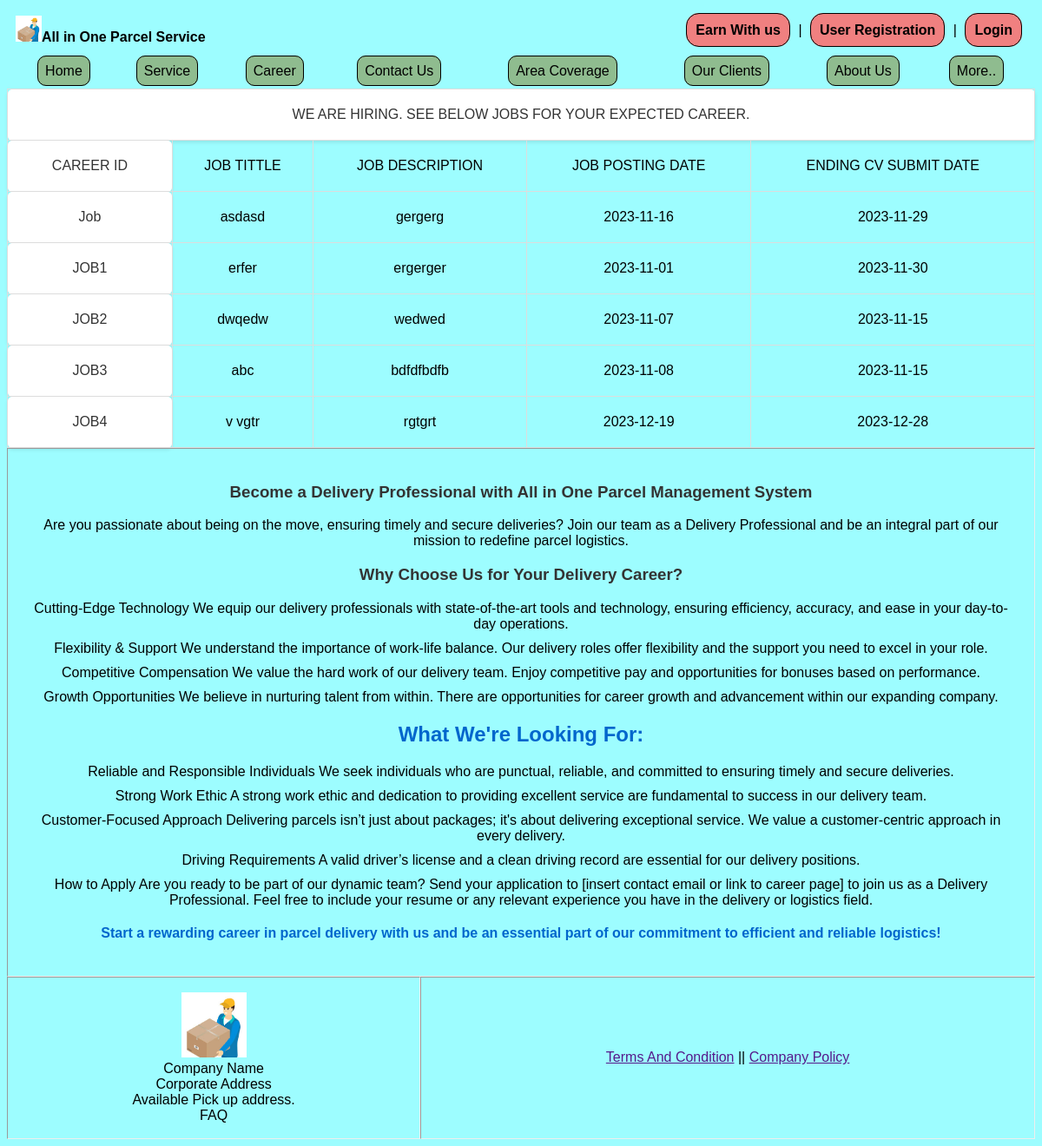
Page /view/career.php (signed in) on the committed database.
### tables this page shows
CREATE TABLE `careerpanel` (
  `careerID` varchar(10) NOT NULL,
  `jobTittle` varchar(50) NOT NULL,
  `jobDescription` varchar(200) NOT NULL,
  `postingDate` date NOT NULL,
  `endingDate` date NOT NULL
);

### model/CareerPanelModel.php (called while the page is built, shortened)
<?php
function getAllCarrer()
{
    $con = getConnection();
    $sql = "select * from careerpanel;";
    $result = mysqli_query($con, $sql);
    $career = [];
    while ($row = mysqli_fetch_array($result)) {
        array_push($career, $row);
    }
    return $career;
}
?>

### view/career.php (the view, shortened to what this page needs)
<?php
require_once('../model/CareerPanelModel.php');
$career = getAllCarrer();
?>
<!DOCTYPE html>
<html lang="en">
<head>
    <link rel="stylesheet" href="../asset/css/homepageStyle.css">
    <link rel="stylesheet" href="../asset/css/careerStyle.css">
</head>
<body>
    <form method="post"
        style="font-family: 'Lucida Sans', 'Lucida Sans Regular', 'Lucida Grande', 'Lucida Sans Unicode', Geneva, Verdana, sans-serif;">
        <table border="0" cellspacing="0" cellpadding="10" width="100%">
            <tr>
                <td><img src="../asset/clogo.png" alt="" height="30px"><b>All in One Parcel Service</td>
                <td align="right" id="mainlink">
                    <a href="./delivermanReg.php"> Earn With us</a> |
                    <a href="./userRegistration.php"> User Registration</a> |
                    <a href="./userLogin.php"> Login</a>
                </td>
            </tr>
            <tr>
                <td colspan="2">
                    <table border="0" cellspacing="0" width="100%" class="navbar1">
                        <td align="center"><a href="./index.php">Home</a></td>
                        <td align="center"><a href="./homepage/service.php">Service</a></td>
                        <td align="center"><a href="./homepage/career.php">Career</a></td>
                        <td align="center"><a href="./homepage/contactus.php">Contact Us</a></td>
                        <td align="center"><a href="./homepage/areacoverage.php">Area Coverage</a></td>
                        <td align="center"><a href="./homepage/ourclients.php">Our Clients</a></td>
                        <td align="center"><a href="./homepage/aboutus.php">About Us</a></td>
                        <td align="center"><a href="./homepage/more.php">More..</a></td>
                    </table>
                </td>
            </tr>
        </table>
        <table border="1" cellspacing="0" align="center" width="100%" cellpadding="10" id="jobtable">
            <tr>
                <td colspan="5" align="center">
                    WE ARE HIRING. SEE BELOW JOBS FOR YOUR EXPECTED CAREER.
                </td>
            </tr>
            <tr>
                <td align="center">CAREER ID</td>
                <td align="center">JOB TITTLE</td>
                <td align="center">JOB DESCRIPTION</td>
                <td align="center">JOB POSTING DATE</td>
                <td align="center">ENDING CV SUBMIT DATE</td>
                <?php for ($i = 0; $i < count($career); $i++) { ?>
                <tr>
                    <td align="center">
                        <?= $career[$i]['careerID'] ?>
                    </td>
                    <td align="center">
                        <?= $career[$i]['jobTittle'] ?>
                    </td>
                    <td align="center">
                        <?= $career[$i]['jobDescription'] ?>
                    </td>
                    <td align="center">
                        <?= $career[$i]['postingDate'] ?>
                    </td>
                    <td align="center">
                        <?= $career[$i]['endingDate'] ?>
                    </td>
                </tr>
            <?php } ?>
            </tr>
        </table>
        <table border="1" cellspacing="0" cellpadding="8" width="100%" id="container">
            <tr>
                <td align="center">
                    <h3>
                        Become a Delivery Professional with All in One Parcel Management System
                    </h3>
                    <p class="content">
                        Are you passionate about being on the move, ensuring timely and secure deliveries?
                        Join our team
                        as
                        a Delivery Professional and be an integral part of our mission to redefine parcel
                        logistics.
                    </p>
                    <p class="content">
                    <h3>
                        Why Choose Us for Your Delivery Career?
                    </h3>
                    </p>
                    <p class="content">
                        Cutting-Edge Technology
                        We equip our delivery professionals with state-of-the-art tools and technology,
                        ensuring
                        efficiency,
                        accuracy, and ease in your day-to-day operations.
                    </p>
                    <p class="content">
                        Flexibility & Support
                        We understand the importance of work-life balance. Our delivery roles offer
                        flexibility and the
                        support you need to excel in your role.
                    </p>
                    <p class="content">
                        Competitive Compensation
                        We value the hard work of our delivery team. Enjoy competitive pay and opportunities
                        for bonuses
                        based on performance.
                    </p>
                    <p class="content">
                        Growth Opportunities
                        We believe in nurturing talent from within. There are opportunities for career
                        growth and
                        advancement within our expanding company.
                    </p>
                    <p class="content">
                    <h2>
                        What We're Looking For:
                    </h2>
                    </p>
                    <p class="content">
                        Reliable and Responsible Individuals
                        We seek individuals who are punctual, reliable, and committed to ensuring timely and
                        secure
                        deliveries.
                    </p>
                    <p class="content">
                        Strong Work Ethic
                        A strong work ethic and dedication to providing excellent service are fundamental to
                        success in
                        our
                        delivery team.
                    </p>
                    <p class="content">
                        Customer-Focused Approach
                        Delivering parcels isn’t just about packages; it's about delivering exceptional
                        service. We
                        value a
                        customer-centric approach in every delivery.
                    </p>
                    <p class="content">
                        Driving Requirements
                        A valid driver’s license and a clean driving record are essential for our delivery
                        positions.
                    </p>
                    <p class="content">
                        How to Apply
                        Are you ready to be part of our dynamic team? Send your application to [insert
                        contact email or
                        link
                        to career page] to join us as a Delivery Professional. Feel free to include your
                        resume or any
                        relevant experience you have in the delivery or logistics field.
                    </p>
                    <p class="content">
                        Start a rewarding career in parcel delivery with us and be an essential part of our
                        commitment
                        to
                        efficient and reliable logistics!
                    </p>
                </td>
            </tr>
        </table>
        <table border="1" cellspacing="0" width="100%">
            <tr>
                <td>
                    <p align="center">
                        <img src="../../asset/clogo.png" alt="" height="75px"><br>
                        Company Name <br>
                        Corporate Address <br>
                        Available Pick up address. <br>
                        FAQ <br>
                    </p>
                </td>
                <td align="center">
                    <a href="">Terms And Condition</a> ||
                    <a href="">Company Policy</a>
                </td>
            </tr>
        </table>
    </form>
</body>
</html>

### asset/css/homepageStyle.css (style rules this page uses)
.navbar1 a { text-decoration: none; border: 1px solid black; border-radius: 10px; background-color: darkseagreen; color: black; padding: 8px; margin: 5px; transition: transform 0.3s ease-in-out; }
table { border: none; }
#mainlink a { margin: 5px; padding: 10px; border: 1px solid black; border-radius: 15px; background-color: lightcoral; text-decoration: none; color: black; font-weight: bold; }

### asset/css/careerStyle.css (style rules this page uses)
* { box-sizing: border-box; }
body { background-color: #9dfdff; font-family: 'Arial', sans-serif; }
#jobtable td:first-child { text-align: center; color: #333; padding: 20px; background-color: #fff; box-shadow: 0 2px 4px rgba(0, 0, 0, 0.1); border-radius: 5px; transition: transform 0.3s ease-in-out, box-shadow 0.3s ease-in-out, background-color 0.3s ease-in-out; }
#jobtable { border-collapse: collapse; width: 100%; }
#jobtable td { padding: 10px; text-align: center; border: 1px solid #ddd; transition: transform 0.3s ease-in-out, box-shadow 0.3s ease-in-out; }
#container td { text-align: center; padding: 20px; }
#container h3 { color: #333; }
p.content { margin: 10px 0; }
#container h2 { color: #0066cc; }
#container p:last-child { font-weight: bold; color: #0066cc; margin: 20px 0; transition: color 0.3s ease-in-out; }

### rows in the picture
careerpanel: careerID "Job", jobTittle "asdasd", jobDescription "gergerg", postingDate "2023-11-16", endingDate "2023-11-29"
careerpanel: careerID "JOB1", jobTittle "erfer", jobDescription "ergerger", postingDate "2023-11-01", endingDate "2023-11-30"
careerpanel: careerID "JOB2", jobTittle "dwqedw", jobDescription "wedwed", postingDate "2023-11-07", endingDate "2023-11-15"
careerpanel: careerID "JOB3", jobTittle "abc", jobDescription "bdfdfbdfb", postingDate "2023-11-08", endingDate "2023-11-15"
careerpanel: careerID "JOB4", jobTittle "v vgtr", jobDescription "rgtgrt", postingDate "2023-12-19", endingDate "2023-12-28"
